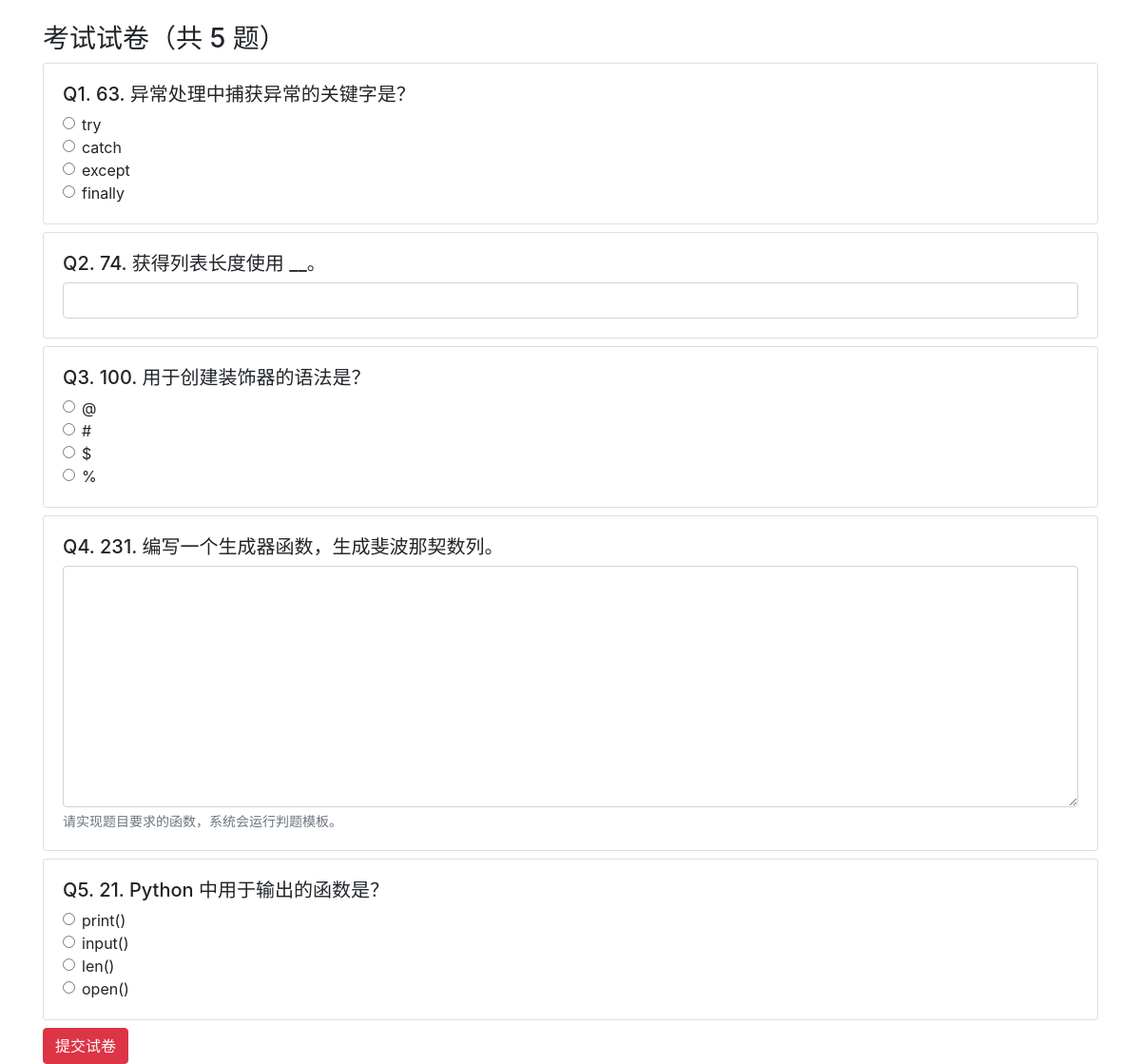
Page /student/exam (signed in) on the committed database.
### app/models.py (models this page shows)
class Question(db.Model):
    __tablename__ = 'questions'
    id = db.Column(db.Integer, primary_key=True)
    qtype = db.Column(db.String(20), nullable=False)  # 'choice','fill','code'
    title = db.Column(db.String(2000), nullable=False)
    option_a = db.Column(db.String(1000))
    option_b = db.Column(db.String(1000))
    option_c = db.Column(db.String(1000))
    option_d = db.Column(db.String(1000))
    answer = db.Column(db.Text)  # 存放参考答案或填空答案或代码样例
    difficulty = db.Column(db.Integer, default=1)
    created_at = db.Column(db.DateTime, default=datetime.datetime.utcnow)
    judge_template = db.Column(db.Text)  # 对于 code 题的判题模板（可选）

### app/student/routes.py (the view, shortened to what this page needs)
@student_bp.route('/exam', methods=['GET', 'POST'])
@login_required
def exam():
    if request.method == 'GET':
        session['exam_start'] = datetime.datetime.utcnow().isoformat()
        all_questions = Question.query.all()
        if len(all_questions) > 5:
            import random
            qs = random.sample(all_questions, 5)
        else:
            qs = all_questions
        return render_template('student/exam.html', qs=qs)

### app/student/routes.py (called while the page is built)
def login_required(f):
    from functools import wraps
    @wraps(f)
    def wrapper(*args, **kwargs):
        if 'user_id' not in session:
            flash('请先登录', 'warning')
            return redirect(url_for('auth.login'))
        return f(*args, **kwargs)
    return wrapper

### app/templates/student/exam.html (shortened to what this page needs)
{% extends "base.html" %}
{% block content %}
  <h3>考试试卷（共 {{ qs|length }} 题）</h3>
  <form method="post">
    {% for q in qs %}
      <div class="card mb-2">
        <div class="card-body">
          <h5>Q{{ loop.index }}. {{ q.title }}</h5>
          {% if q.qtype == 'choice' %}
            <div class="form-check">
              <input class="form-check-input" type="radio" name="answer_{{ q.id }}" value="A">
              <label class="form-check-label">{{ q.option_a }}</label>
            </div>
            <div class="form-check">
              <input class="form-check-input" type="radio" name="answer_{{ q.id }}" value="B">
              <label class="form-check-label">{{ q.option_b }}</label>
            </div>
            <div class="form-check">
              <input class="form-check-input" type="radio" name="answer_{{ q.id }}" value="C">
              <label class="form-check-label">{{ q.option_c }}</label>
            </div>
            <div class="form-check">
              <input class="form-check-input" type="radio" name="answer_{{ q.id }}" value="D">
              <label class="form-check-label">{{ q.option_d }}</label>
            </div>
          {% elif q.qtype == 'fill' %}
            <input class="form-control" name="answer_{{ q.id }}" type="text">
          {% elif q.qtype == 'code' %}
            <textarea class="form-control" name="code_{{ q.id }}" rows="10"></textarea>
            <small class="form-text text-muted">请实现题目要求的函数，系统会运行判题模板。</small>
          {% endif %}
        </div>
      </div>
    {% endfor %}
    <button class="btn btn-danger" type="submit">提交试卷</button>
  </form>
{% endblock %}

### rows in the picture
Question: title "63. 异常处理中捕获异常的关键字是？", option_a "try", option_b "catch", option_c "except", option_d "finally"
Question: title "74. 获得列表长度使用 __。"
Question: title "100. 用于创建装饰器的语法是？", option_a "@", option_b "#", option_c "$", option_d "%"
Question: title "231. 编写一个生成器函数，生成斐波那契数列。"
Question: title "21. Python 中用于输出的函数是？", option_a "print()", option_b "input()", option_c "len()", option_d "open()"
